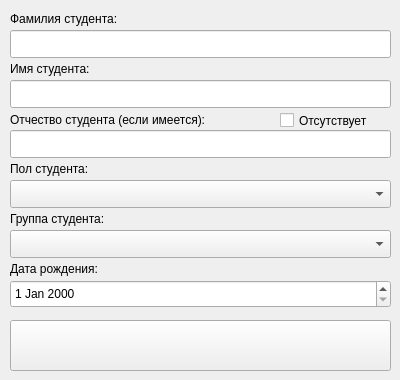
<?xml version="1.0" encoding="UTF-8"?>
<ui version="4.0">
 <class>MainWindow</class>
 <widget class="QMainWindow" name="MainWindow">
  <property name="geometry">
   <rect>
    <x>0</x>
    <y>0</y>
    <width>400</width>
    <height>380</height>
   </rect>
  </property>
  <property name="minimumSize">
   <size>
    <width>400</width>
    <height>380</height>
   </size>
  </property>
  <property name="maximumSize">
   <size>
    <width>400</width>
    <height>380</height>
   </size>
  </property>
  <property name="windowTitle">
   <string notr="true">Студент</string>
  </property>
  <widget class="QWidget" name="centralwidget">
   <widget class="QLabel" name="label_3">
    <property name="geometry">
     <rect>
      <x>10</x>
      <y>160</y>
      <width>321</width>
      <height>17</height>
     </rect>
    </property>
    <property name="sizePolicy">
     <sizepolicy hsizetype="Minimum" vsizetype="Preferred">
      <horstretch>0</horstretch>
      <verstretch>0</verstretch>
     </sizepolicy>
    </property>
    <property name="text">
     <string>Пол студента:</string>
    </property>
   </widget>
   <widget class="QComboBox" name="gender">
    <property name="geometry">
     <rect>
      <x>10</x>
      <y>180</y>
      <width>381</width>
      <height>28</height>
     </rect>
    </property>
    <property name="minimumSize">
     <size>
      <width>0</width>
      <height>28</height>
     </size>
    </property>
   </widget>
   <widget class="QLabel" name="label_2">
    <property name="geometry">
     <rect>
      <x>10</x>
      <y>260</y>
      <width>114</width>
      <height>17</height>
     </rect>
    </property>
    <property name="sizePolicy">
     <sizepolicy hsizetype="Minimum" vsizetype="Preferred">
      <horstretch>0</horstretch>
      <verstretch>0</verstretch>
     </sizepolicy>
    </property>
    <property name="text">
     <string>Дата рождения:</string>
    </property>
   </widget>
   <widget class="QDateEdit" name="birthdate">
    <property name="geometry">
     <rect>
      <x>10</x>
      <y>280</y>
      <width>381</width>
      <height>28</height>
     </rect>
    </property>
    <property name="sizePolicy">
     <sizepolicy hsizetype="Preferred" vsizetype="Preferred">
      <horstretch>0</horstretch>
      <verstretch>0</verstretch>
     </sizepolicy>
    </property>
    <property name="minimumSize">
     <size>
      <width>0</width>
      <height>28</height>
     </size>
    </property>
   </widget>
   <widget class="QPushButton" name="result_button">
    <property name="geometry">
     <rect>
      <x>10</x>
      <y>320</y>
      <width>381</width>
      <height>51</height>
     </rect>
    </property>
    <property name="sizePolicy">
     <sizepolicy hsizetype="Preferred" vsizetype="Preferred">
      <horstretch>0</horstretch>
      <verstretch>0</verstretch>
     </sizepolicy>
    </property>
    <property name="minimumSize">
     <size>
      <width>0</width>
      <height>35</height>
     </size>
    </property>
    <property name="text">
     <string/>
    </property>
   </widget>
   <widget class="QLabel" name="label_5">
    <property name="geometry">
     <rect>
      <x>10</x>
      <y>10</y>
      <width>381</width>
      <height>17</height>
     </rect>
    </property>
    <property name="text">
     <string>Фамилия студента:</string>
    </property>
   </widget>
   <widget class="QLineEdit" name="full_name_2">
    <property name="geometry">
     <rect>
      <x>10</x>
      <y>30</y>
      <width>381</width>
      <height>28</height>
     </rect>
    </property>
    <property name="minimumSize">
     <size>
      <width>0</width>
      <height>28</height>
     </size>
    </property>
   </widget>
   <widget class="QLineEdit" name="full_name_3">
    <property name="geometry">
     <rect>
      <x>10</x>
      <y>80</y>
      <width>381</width>
      <height>28</height>
     </rect>
    </property>
    <property name="minimumSize">
     <size>
      <width>0</width>
      <height>28</height>
     </size>
    </property>
   </widget>
   <widget class="QLabel" name="label_6">
    <property name="geometry">
     <rect>
      <x>10</x>
      <y>60</y>
      <width>321</width>
      <height>17</height>
     </rect>
    </property>
    <property name="text">
     <string>Имя студента:</string>
    </property>
   </widget>
   <widget class="QLabel" name="label_7">
    <property name="geometry">
     <rect>
      <x>10</x>
      <y>110</y>
      <width>251</width>
      <height>20</height>
     </rect>
    </property>
    <property name="text">
     <string>Отчество студента (если имеется):</string>
    </property>
   </widget>
   <widget class="QLineEdit" name="full_name_4">
    <property name="geometry">
     <rect>
      <x>10</x>
      <y>130</y>
      <width>381</width>
      <height>28</height>
     </rect>
    </property>
    <property name="minimumSize">
     <size>
      <width>0</width>
      <height>28</height>
     </size>
    </property>
   </widget>
   <widget class="QComboBox" name="gender_2">
    <property name="geometry">
     <rect>
      <x>10</x>
      <y>230</y>
      <width>381</width>
      <height>28</height>
     </rect>
    </property>
    <property name="minimumSize">
     <size>
      <width>0</width>
      <height>28</height>
     </size>
    </property>
   </widget>
   <widget class="QLabel" name="label_4">
    <property name="geometry">
     <rect>
      <x>10</x>
      <y>210</y>
      <width>321</width>
      <height>17</height>
     </rect>
    </property>
    <property name="sizePolicy">
     <sizepolicy hsizetype="Minimum" vsizetype="Preferred">
      <horstretch>0</horstretch>
      <verstretch>0</verstretch>
     </sizepolicy>
    </property>
    <property name="text">
     <string>Группа студента:</string>
    </property>
   </widget>
   <widget class="QCheckBox" name="checkBox">
    <property name="geometry">
     <rect>
      <x>280</x>
      <y>110</y>
      <width>111</width>
      <height>21</height>
     </rect>
    </property>
    <property name="text">
     <string>Отсутствует</string>
    </property>
   </widget>
  </widget>
 </widget>
 <resources/>
 <connections/>
</ui>
